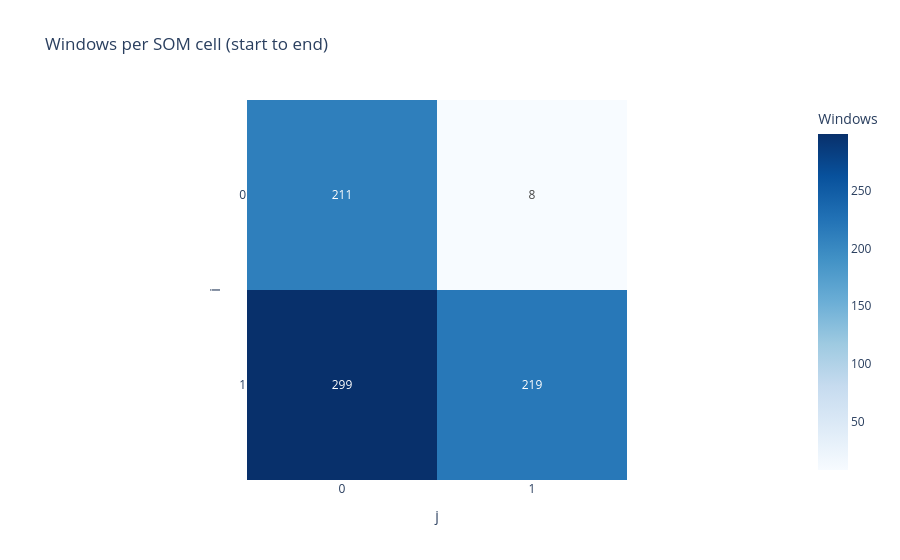

Write notebook code for a chart like this one.
### Code cell
heatmap_plot = kairo.plot_som_heatmap(features_and_clusters, size=(2,2),
                                 #start_date="2017-06-01",
                                 #end_date="2018-11-26"
                                 )
heatmap_plot.show()

### Figure 1 — Plotly figure (JSON) as saved in the notebook; plotly's stock layout.template omitted (floating-point values rounded to 4 significant figures)
{"data": [{"coloraxis": "coloraxis", "hovertemplate": "j: %{x}<br>i: %{y}<br>Windows: %{z}<extra></extra>", "name": "0", "texttemplate": "%{z:,d}", "type": "heatmap", "x": [0, 1], "xaxis": "x", "y": [0, 1], "yaxis": "y", "z": [[211, 8], [299, 219]]}], "layout": {"coloraxis": {"colorbar": {"title": {"text": "Windows"}}, "colorscale": [[0, "rgb(247,251,255)"], [0.125, "rgb(222,235,247)"], [0.25, "rgb(198,219,239)"], [0.375, "rgb(158,202,225)"], [0.5, "rgb(107,174,214)"], [0.625, "rgb(66,146,198)"], [0.75, "rgb(33,113,181)"], [0.875, "rgb(8,81,156)"], [1, "rgb(8,48,107)"]]}, "title": {"text": "Windows per SOM cell (start to end)"}, "xaxis": {"anchor": "y", "constrain": "domain", "domain": [0, 1], "dtick": 1, "scaleanchor": "y", "title": {"text": "j"}}, "yaxis": {"anchor": "x", "autorange": "reversed", "constrain": "domain", "domain": [0, 1], "dtick": 1, "title": {"text": "i"}}}}
